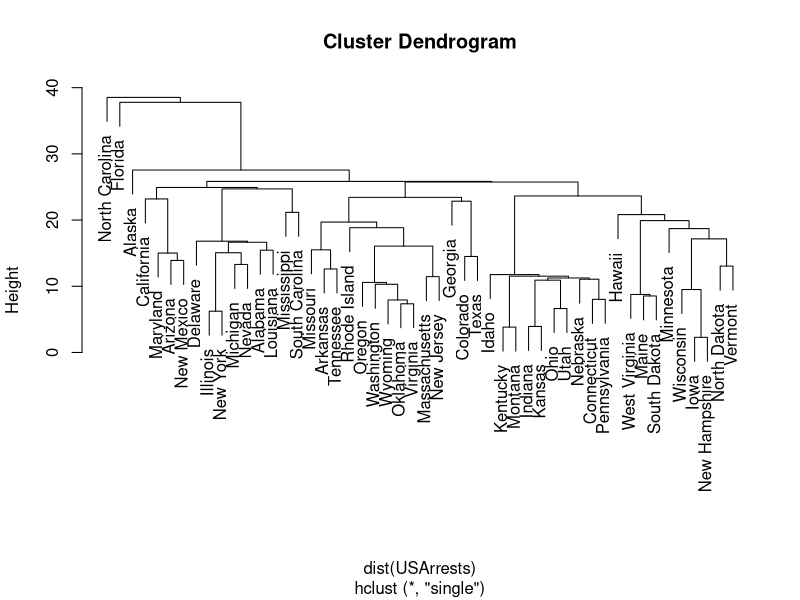
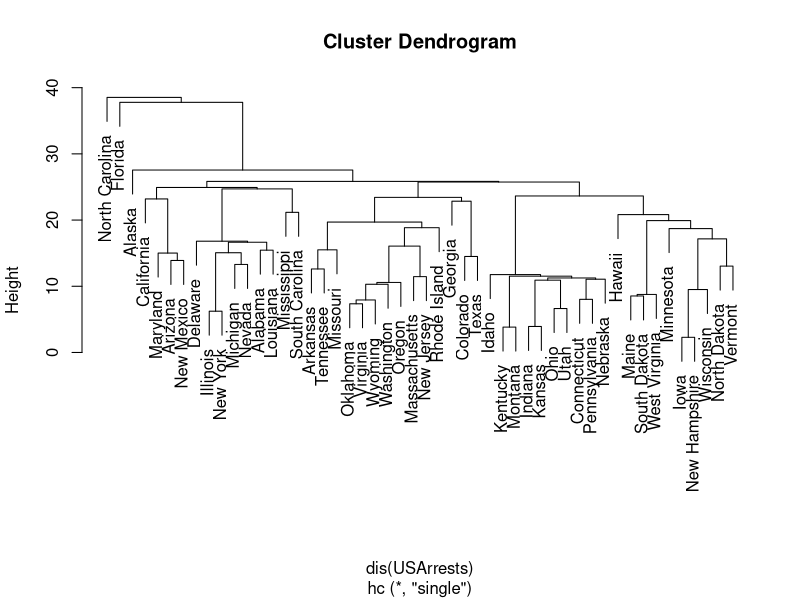

These charts were generated, in order, by the following R code:
# A basic (and wasteful) way to compute a full Euclidean distance matrix for
# the input matrix x. The output[i,j] position is the Euclidean distance
# between rows x[i,] and x[j,].
dis = function(x)
{
  x = as.matrix(x)
  u = apply(x*x,1,sum) %*% matrix(1.0,1,nrow(x))
  sqrt(abs(u + t(u) - 2 * x %*% t(x)))
}

# The following ordering function for the hclust plot is translated from the
# original Fortran code used by R in hclust.f. It's only needed by the plotting
# routine to avoid crossing connections.
iorder = function(m)
{
  N = nrow(m) + 1
  iorder = rep(0,N)
  iorder[1] = m[N-1,1]
  iorder[2] = m[N-1,2]
  loc = 2
  for(i in seq(N-2,1))
  {
    for(j in seq(1,loc))
    {
      if(iorder[j] == i)
      {
        iorder[j] = m[i,1]
        if(j==loc)
        {
          loc = loc + 1
          iorder[loc] = m[i,2]
        } else
        {
          loc = loc + 1
          for(k in seq(loc, j+2)) iorder[k] = iorder[k-1]
          iorder[j+1] = m[i,2]
        }
      }
    }
  }
  -iorder
}

# A simple pure-R single-linkage hierarchical clustering implementation. Can
# be used like hclust(d, "single").
hc = function(d)
{
  if(!is.matrix(d)) d = as.matrix(d)
  N = nrow(d)
  diag(d)=Inf
  n = -(1:N)                       # Tracks group membership
  m = matrix(0,nrow=N-1, ncol=2)   # hclust merge output
  h = rep(0,N-1)                   # hclust height output
  j = 1
  while(j<N)
  {
# Find smallest distance and corresponding indices
    h[j] = min(d)
    i = which(d==h[j], arr.ind=TRUE)
# If not already assigned to the same group, then...
    if(diff(n[i[1,]])!=0)
    {
# R's convention is to order each m[j,] tuple as follows:
      p = n[i[1,]]
      p = p[order(abs(p))]
      m[j,] = p
      grp = c(i[1,], which(n %in% n[i[1,n[i[1,]]>0]]))
      n[grp] = j
      j = j + 1
    }
    d[i] = Inf
  }
# This is the end of the clustering part.
  o = iorder(m)
  structure(list(merge = m, height = h, order = o,
        labels = rownames(d), method = "single", 
        call = match.call(), dist.method = "euclidean"), 
        class = "hclust")
}

# Recursively tally the tree depth at level i for hclust object h.
depth = function(h,i)
{
  m = h$merge
  j = 1
  if(all(m[i,]<0)) return(j)
  if(m[i,1]>0) j = j + depth(h,m[i,1])
  if(m[i,2]>0) j = j + depth(h,m[i,2])
  j
}


# Compare!
h = hclust(dist(USArrests),method="single")
h1 = hc(dis(USArrests))
plot(h)
plot(h1)
